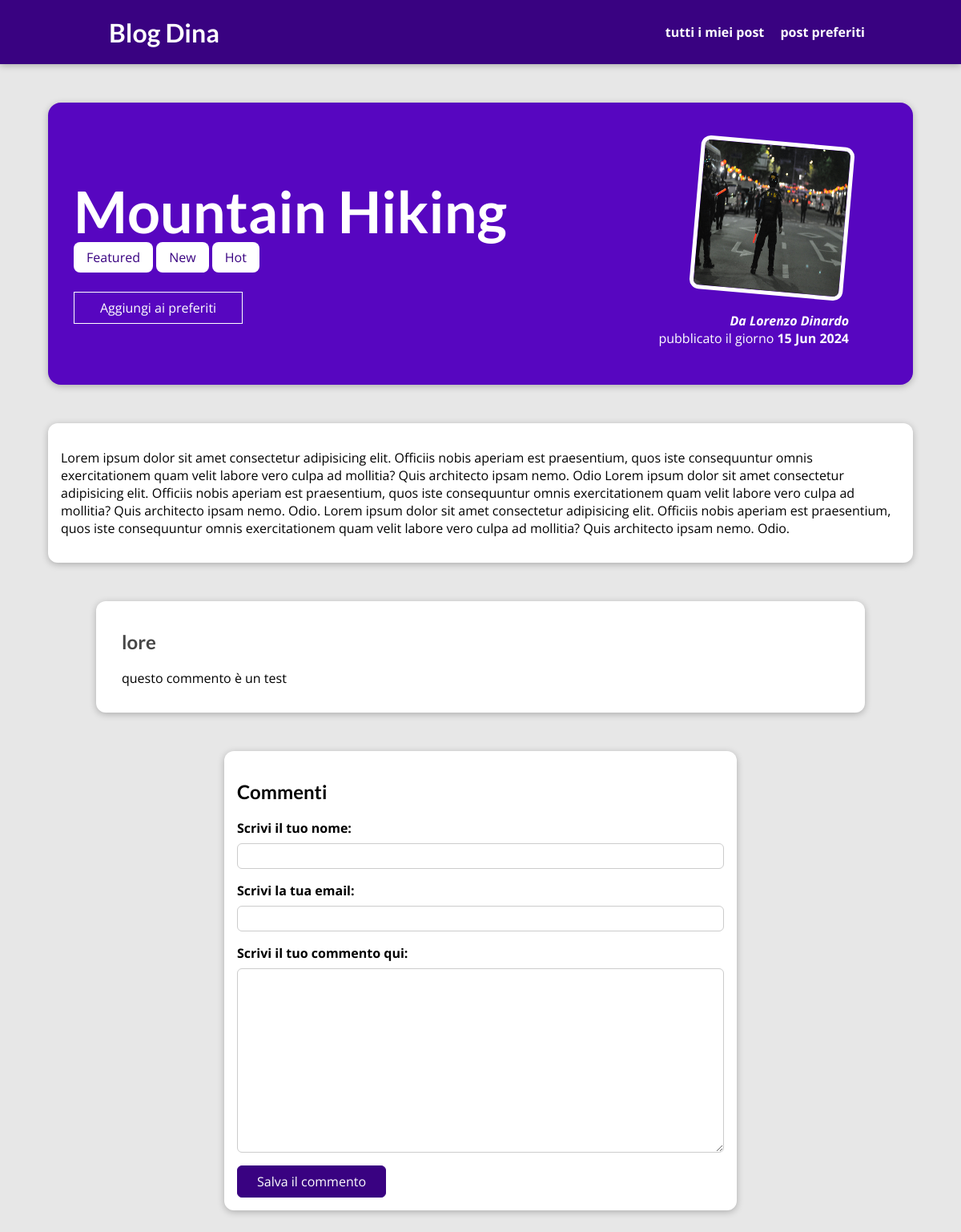
Page /posts/hike-in-the-mountains on the earlier database version.
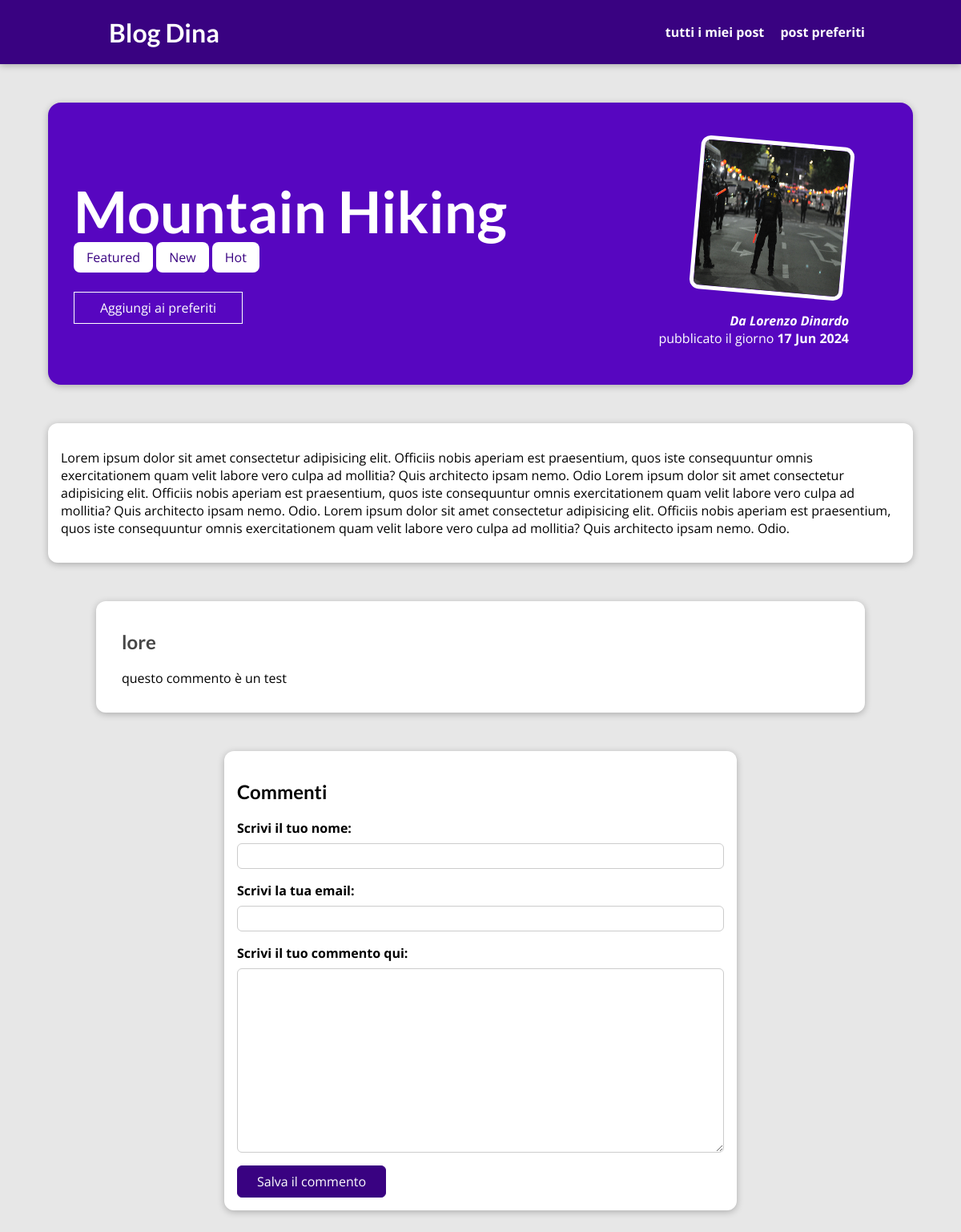
Same page on the later database version.
### blog/models.py (models this page shows, shortened)
class Post(models.Model):
    title = models.CharField(max_length=150)
    exerpt = models.CharField(max_length=200)
    image = models.ImageField(upload_to="posts", null=True)
    date = models.DateField(auto_now=True)
    slug = models.SlugField(unique=True, db_index=True, blank=True, null=True)
    content = models.TextField(validators=[MinLengthValidator(10)])
    author = models.ForeignKey(Author, on_delete=models.SET_NULL, null=True, related_name="posts")
    tags = models.ManyToManyField(Tag)

class Tag(models.Model):
    caption = models.CharField(max_length=20)

class Author(models.Model):
    user = models.OneToOneField(User, on_delete=models.CASCADE, null=True, blank=True)
    first_name = models.CharField(max_length=100)
    last_name = models.CharField(max_length=100)
    email_address = models.EmailField()
    def full_name(self):
        return f"{self.first_name} {self.last_name}"
    def __str__(self):
        return self.full_name()

class Comment(models.Model):
    user_name = models.CharField(max_length=120)
    user_email = models.EmailField()
    text = models.TextField(max_length=400)
    post = models.ForeignKey(Post, on_delete=models.CASCADE, related_name="comments")

### blog/views.py (the view)
# urls.py: path('posts/<slug:slug>', views.SinglePostView.as_view(), name='post-detail-page'),
class SinglePostView(View):
    def is_stored_post(self, request,post_id):
        stored_posts = request.session.get("stored_posts")
        if stored_posts is not None:
            is_saved = post_id in stored_posts
        else:
            is_saved = False
        return is_saved
    template_name = "blog/post-detail.html"
    model = Post
    def get(self, request, slug):
        post = Post.objects.get(slug=slug)
        context = {
           "post": post,
           "post_tags": post.tags.all(),
           "comment_form": CommentForm(),
           "comments": post.comments.all().order_by("-id"),
           "saved": self.is_stored_post(request, post.id)
        }
        return render(request,"blog/post-detail.html", context)
    def post(self, request, slug):
        comment_form = CommentForm(request.POST)
        post = Post.objects.get(slug=slug)
        if comment_form.is_valid():
            comment = comment_form.save(commit = False)
            comment.post = post
            comment.save()
            return HttpResponseRedirect(reverse("post-detail-page", args = [slug]))
        context = {
            "post": post,
            "post_tags": post.tags.all(),
            "comment_form": CommentForm,
            "comments": post.comments.all().order_by("-id"),
            "saved": self.is_stored_post(request, post.id)
        }
        return render(request,"blog/post-detail.html",context)

### blog/form.py
class CommentForm(forms.ModelForm):
    class Meta:
        model = Comment
        exclude = ["post"]
        labels ={
            "user_name": "Scrivi il tuo nome",
            "user_email": "Scrivi la tua email",
            "text": "Scrivi il tuo commento qui"
        }

### blog/templates/blog/post-detail.html (shortened to what this page needs)
{%extends "prova.html" %}
{% load static  %}
{% block css_files %}
<link rel="stylesheet" href="{% static "blog/post-detail.css" %}" />
{% endblock %}
{% block content %}
<header id="main-navigation">
    <h1><a href="{% url "starting-page"%}">Blog Dina</a></h1>
    <nav>
        <a href ="{% url "posts-page" %}"> tutti i miei post </a>
        <a href ="{% url "read-later" %}"> post preferiti </a>
    </nav>
</header>
<section id="summary">
    <h2>{{post.title}}</h2>
    <div>{%for tag in post_tags%}
        <span class= "tag">{{tag.caption}}</span>
        {% endfor %}
    </div>
<div id ="read-later">
    <form action="{% url "read-later" %}" method="POST">
        <button>
{% if saved %}
            Rimuovi dai preferiti
{% else %}
        Aggiungi ai preferiti
{% endif%}
        </button>
    </form>
</div>
        <article>
            <img src ="{{post.image.url}}" alt="Post Title" />
            <address>Da <a href="mailto:{{post.author.email_address}}">{{post.author}}</a></address>
            <div>
                pubblicato il giorno <time>{{post.date|date:"d M Y"}}</time>
        </article>
    </section>
    <main>
        <p> {{post.content|linebreaks}} </p>
    </main>
<section id = "comments">
    <ul>
        {% for comment in comments %}
        <li>
            <h2>{{ comment.user_name }}</h2>
            <p>{{ comment.text|linebreaks }}</p>
        </li>
        {% endfor %}
    </ul>
</section>
    <section id="comment-form">
        <h2>Commenti</h2>
        <form action ="{% url "post-detail-page" post.slug%}" method = "POST">
            {% for form_field in comment_form %}
            <div class="form-control {% if form_field.errors %} invalid {% endif %}">
                {{form_field.label_tag}}
                {{form_field}}
            </div>
            {% endfor %}
            <button> Salva il commento</button>
        </form>
    </section>
{% endblock %}

### templates/prova.html (shortened to what this page needs)
{% load static %}
<!DOCTYPE html>
<html lang="it">
<head>
    <link rel="stylesheet" href="{% static "app.css" %}"/>
    {% block css_files %}
    {% endblock %}
</head>
<body>
    {% block content %}{% endblock %}
</body>
</html>

### static/app.css (style rules this page uses)
* { box-sizing: border-box; }
html { font-family: 'Open Sans', 'Lato', sans-serif; }
body { margin: 0; }
h1, h2, h3 { font-family: 'Lato', sans-serif; font-weight: bold; }
#main-navigation { width: 100%; height: 5rem; display: flex; justify-content: space-between; align-items: center; padding: 0 10%; position: absolute; top: 0; left: 0; }
#main-navigation a { text-decoration: none; color: white; font-weight: bold; margin-left:1rem; }

### blog/static/blog/post-detail.css (style rules this page uses)
body { background-color: #e7e7e7; }
#main-navigation { background-color: #390281; box-shadow: 0 2px 8px rgba(0, 0, 0, 0.25); }
#summary { margin: 8rem auto 3rem auto; padding: 2rem; width: 90%; max-width: 90rem; border-radius: 16px; background-color: #5706c0; position: relative; box-shadow: 0 2px 8px rgba(0, 0, 0, 0.25); height: 22rem; }
#summary h2 { color: white; font-size: 4.5rem; margin-bottom: 0.25rem; }
#summary article { position: absolute; top: 2rem; right: 3rem; padding: 1rem 2rem; border-radius: 12px; text-align: right; color: white; }
#summary article img { width: 12rem; height: 12rem; border-radius: 12px; transform: rotateZ(5deg); border: 5px solid white; margin-bottom: 1rem; }
#summary address { font-weight: bold; }
#summary a { color: white; text-decoration: none; }
#summary time { font-weight: bold; }
#read-later { margin: 2rem 0; }
#read-later button { background-color: transparent; border: 1px solid white; padding: 0.5rem 2rem; font: inherit; color: white; cursor: pointer; }
main { width: 90%; max-width: 90rem; margin: 3rem auto; background-color: white; padding: 1rem; border-radius: 12px; box-shadow: 0 2px 8px rgba(0, 0, 0, 0.25); }
.tag { background-color: white; color: #390281; padding: 0.5rem 1rem; border-radius: 8px; }
#comment-form { margin: 3rem auto; width: 90%; max-width: 40rem; border-radius: 12px; background-color: white; box-shadow: 0 2px 8px rgba(0, 0, 0, 0.25); padding: 1rem; }
#comment-form button { font: inherit; background-color: #390281; color: white; border: 1px solid #390281; padding: 0.5rem 1.5rem; border-radius: 6px; cursor: pointer; }
.form-control { margin-bottom: 1rem; }
.form-control label { font-weight: bold; margin-bottom: 0.5rem; display: block; }
.form-control input, .form-control textarea { display: block; width: 100%; font: inherit; padding: 0.25rem; border-radius: 6px; border: 1px solid #ccc; }
#comments { margin: 3rem auto; width: 90%; max-width: 60rem; border-radius: 12px; background-color: white; box-shadow: 0 2px 8px rgba(0, 0, 0, 0.25); padding: 1rem 2rem; }
#comments ul { list-style: none; margin: 0; padding: 0; }
#comments li { margin-bottom: 1rem; border-bottom: 2px solid #ccc; }
#comments li:last-of-type { border-bottom: none; }
#comments h2 { color: #464646; }

Differences in the rows shown:
changed Post "Mountain Hiking": date "15 Jun 2024" → "17 Jun 2024"
